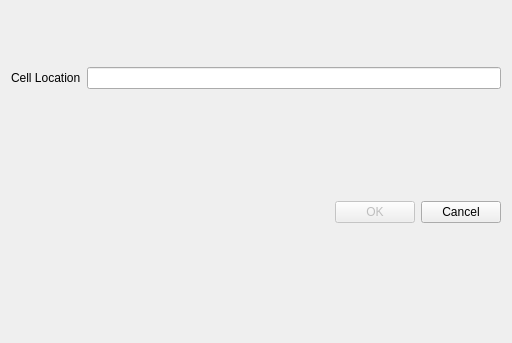
<?xml version="1.0" encoding="UTF-8"?>
<ui version="4.0">
 <class>GoToCell</class>
 <widget class="QDialog" name="GoToCell">
  <property name="geometry">
   <rect>
    <x>0</x>
    <y>0</y>
    <width>512</width>
    <height>343</height>
   </rect>
  </property>
  <property name="windowTitle">
   <string>Go to Cell</string>
  </property>
  <layout class="QVBoxLayout" name="verticalLayout">
   <item>
    <layout class="QHBoxLayout" name="horizontalLayout">
     <item>
      <widget class="QLabel" name="label">
       <property name="text">
        <string>&lt;html&gt;&lt;head/&gt;&lt;body&gt;&lt;p&gt;Cell Location&lt;/p&gt;&lt;/body&gt;&lt;/html&gt;</string>
       </property>
       <property name="buddy">
        <cstring>lineEdit</cstring>
       </property>
      </widget>
     </item>
     <item>
      <widget class="QLineEdit" name="lineEdit"/>
     </item>
    </layout>
   </item>
   <item>
    <layout class="QHBoxLayout" name="horizontalLayout_2">
     <item>
      <spacer name="horizontalSpacer">
       <property name="orientation">
        <enum>Qt::Horizontal</enum>
       </property>
       <property name="sizeHint" stdset="0">
        <size>
         <width>320</width>
         <height>123</height>
        </size>
       </property>
      </spacer>
     </item>
     <item>
      <widget class="QPushButton" name="okButton">
       <property name="enabled">
        <bool>false</bool>
       </property>
       <property name="text">
        <string>OK</string>
       </property>
       <property name="default">
        <bool>true</bool>
       </property>
      </widget>
     </item>
     <item>
      <widget class="QPushButton" name="cancelButton">
       <property name="text">
        <string>Cancel</string>
       </property>
      </widget>
     </item>
    </layout>
   </item>
  </layout>
 </widget>
 <tabstops>
  <tabstop>okButton</tabstop>
  <tabstop>cancelButton</tabstop>
 </tabstops>
 <resources/>
 <connections/>
</ui>
